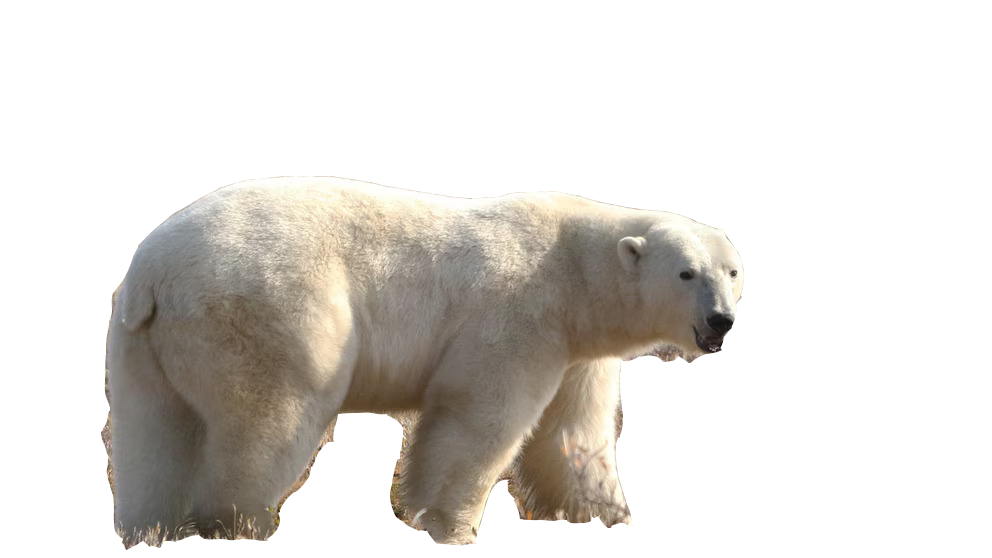
#> input picture images/bear_mask.png, 992 x 558 px
$ python layout_make.py
#> lines starting #> are read from the running program, lines starting #| are printed output that depends on the picture
#> further down, image is the input picture: PIL image 992x558 RGBA; mean R, G, B, A 209, 203.3, 196.4, 81.2
from PIL import Image
from matplotlib import pyplot as plt
import numpy as np

def image_embed(image, parsed_layout = None, H = 320, W = 576):
#> called with H = 320, W = 576
    if parsed_layout is None:
        # 原始布局
        original_layout = {
            0: (0.0, 0.5, 0.1953125, 0.6953125),
            1: (0.166015625, 0.5, 0.361328125, 0.6953125),
            2: (0.33203125, 0.5, 0.52734375, 0.6953125),
            3: (0.498046875, 0.5, 0.693359375, 0.6953125),
            4: (0.6640625, 0.5, 0.859375, 0.6953125),
            5: (0.830078125, 0.5, 1.025390625, 0.6953125)
        }

        # 原始布局中的键
        original_keys = list(original_layout.keys())

        # 将布局点转换为NumPy数组
        points = np.array([original_layout[key] for key in original_keys])

        # 新的布局键
        new_keys = np.linspace(original_keys[0], original_keys[-1], 24)

        # 插值函数
        def interpolate_layout(old_keys, old_points, new_keys):
            new_points = []
            for i in range(old_points.shape[1]):
                new_points.append(np.interp(new_keys, old_keys, old_points[:, i]))
            return np.array(new_points).T

        # 进行插值
        interpolated_points = interpolate_layout(original_keys, points, new_keys)

        # 将插值后的点转换为字典
        layouts = {i: tuple(interpolated_points[i]) for i in range(len(interpolated_points))}
    else:
        layouts = parsed_layout

    # 创造24帧Image高斯噪声，大小为[320*576]
    ret_images = []
    for i in range(24):
        background = np.zeros((H, W, 3))
        shape = ((layouts[i][3] - layouts[i][1]) * H,
                 (layouts[i][2] - layouts[i][0]) * W)
        start = (int(layouts[i][1] * H), int(layouts[i][0] * W))
        shape = (int(shape[0]), int(shape[1]), image.shape[2])
        body = np.array(Image.fromarray(image).resize((shape[1], shape[0])))
        for h in range(shape[0]):
            for w in range(shape[1]):
                if body[h, w, 3] != 0:
                    if start[0] + h < H and start[1] + w < W:
                        background[start[0] + h, start[1] + w] = body[h, w, :3]
        ret_images.append(background)
#> this loop made 24 passes
#> pass 1, in image_embed, `body = np.array(Image.fromarray(image).resize((shape[1], shape[0])))`:
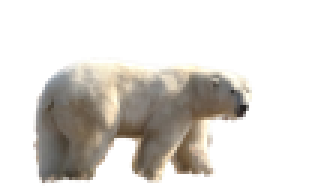
#> body: shape (62, 112, 4) (shown 3 times larger); mean R, G, B, A 52, 48.4, 43.5, 81.2; transparent parts drawn white
#> after the loop:
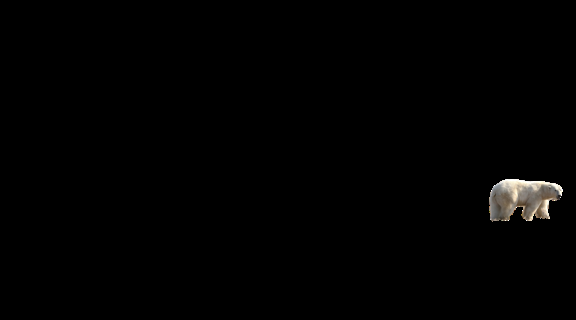
#> background: shape (320, 576, 3) float64; mean R, G, B 2, 1.8, 1.6
#> after the loop, ret_images = 24 items
    return ret_images

def png_image_process(image):
    shape = image.shape
    # 将所有透明度为0的像素点的RGB值设为0
    for h in range(shape[0]):
        for w in range(shape[1]):
            if image[h, w, 3] == 0:
                image[h, w, :3] = 0
    # 删除透明度通道
    image = image[:, :, :3]
    return image

image = Image.open("images/bear_mask.png")
array = np.array(image)
images = image_embed(array)
#> images = 24 items
